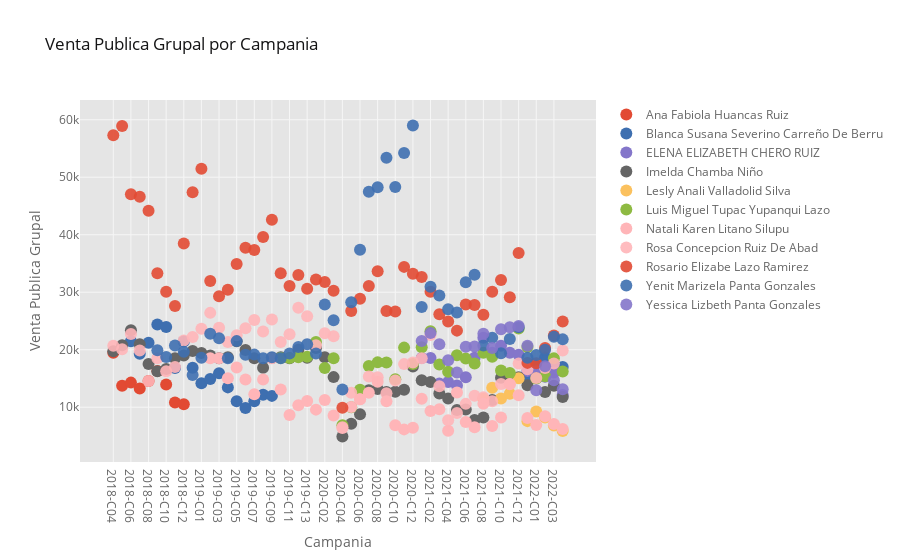

The code cell stored with this chart in its notebook:
### Code cell
df_desempeno.iplot(kind='scatter', mode='markers',
                   xTitle='Campania', yTitle='Venta Publica Grupal',
                    title='Venta Publica Grupal por Campania')
